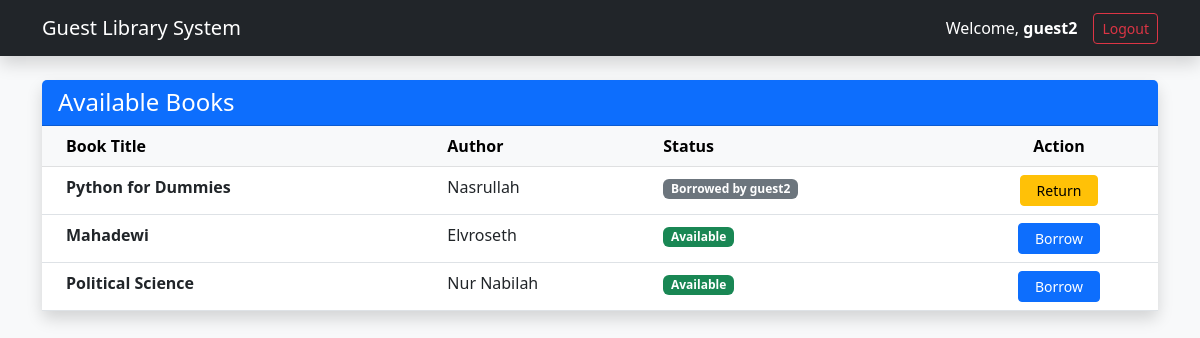
The page / (signed in) on the database its author committed.
### books_app/models.py (models this page shows, shortened)
class Book(models.Model):
    title = models.CharField(max_length=200)
    author = models.CharField(max_length=200)
    borrower = models.ForeignKey(User, on_delete=models.SET_NULL, null=True, blank=True)

### books_app/views.py (the view)
# urls.py: path('', views.home, name='home'),
@login_required
def home(request):
    books = Book.objects.all()
    return render(request, 'home.html', {'books': books})

### books_app/templates/home.html (shortened to what this page needs)
<!DOCTYPE html>
<html lang="en">
<head>
    <link href="https://cdn.jsdelivr.net/npm/bootstrap@5.3.0/dist/css/bootstrap.min.css" rel="stylesheet">
</head>
<body class="bg-light">
    <nav class="navbar navbar-dark bg-dark mb-4 shadow">
        <div class="container">
            <a class="navbar-brand" href="#">Guest Library System</a>
            <div class="d-flex align-items-center">
                <span class="navbar-text text-white me-3">
                    Welcome, <strong>{{ user.username }}</strong>
                </span>
                <a href="{% url 'logout' %}" class="btn btn-outline-danger btn-sm">Logout</a>
            </div>
        </div>
    </nav>
    <div class="container">
        <div class="card shadow border-0">
            <div class="card-header bg-primary text-white d-flex justify-content-between align-items-center">
                <h4 class="mb-0">Available Books</h4>
            </div>
            <div class="card-body p-0">
                <table class="table table-hover mb-0">
                    <thead class="table-light">
                        <tr>
                            <th class="ps-4">Book Title</th>
                            <th>Author</th>
                            <th>Status</th>
                            <th class="text-center">Action</th>
                        </tr>
                    </thead>
                    <tbody>
                        {% for book in books %}
                        <tr>
                            <td class="ps-4 fw-bold">{{ book.title }}</td>
                            <td>{{ book.author }}</td>
                            <td>
                                {% if book.borrower %}
                                    <span class="badge bg-secondary">Borrowed by {{ book.borrower.username }}</span>
                                {% else %}
                                    <span class="badge bg-success">Available</span>
                                {% endif %}
                            </td>
                            <td class="text-center">
                                {% if not book.borrower %}
                                    <a href="{% url 'borrow' book.id %}" class="btn btn-sm btn-primary px-3">Borrow</a>
                                {% elif book.borrower == user %}
                                    <a href="{% url 'return' book.id %}" class="btn btn-sm btn-warning px-3">Return</a>
                                {% else %}
                                    <button class="btn btn-sm btn-light disabled">Not Available</button>
                                {% endif %}
                            </td>
                        </tr>
                        {% empty %}
                        <tr>
                            <td colspan="4" class="text-center py-4 text-muted">No books found in the library.</td>
                        </tr>
                        {% endfor %}
                    </tbody>
                </table>
            </div>
        </div>
    </div>
</body>
</html>

### rows shown on the page
Book: title "Python for Dummies", author "Nasrullah", borrower.username "guest2", shows "Return"
Book: title "Mahadewi", author "Elvroseth", shows "Available", shows "Borrow"
Book: title "Political Science", author "Nur Nabilah", shows "Available", shows "Borrow"

### other values the page prints
{{ user.username }} "guest2"
